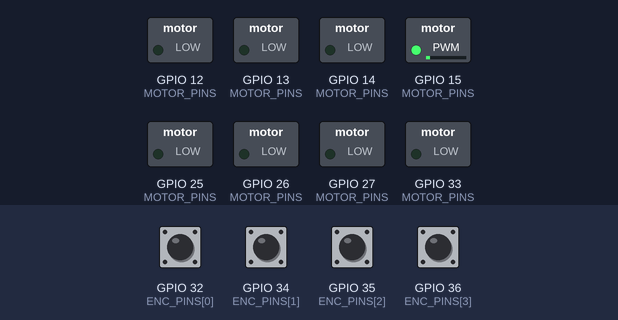
Recording of a program running on a simulated ESP32. Shown: switched loads named in the program (green lamp = pin HIGH). Inputs (shaded band) come from the test bench; at power-on: GPIO 32 (ENC_PINS[0]), GPIO 34 (ENC_PINS[1]), GPIO 35 (ENC_PINS[2]), GPIO 36 (ENC_PINS[3]) HIGH. What the program prints to the serial monitor is not drawn.

Above: at 11.5 s.
11.6 s: GPIO 32 (ENC_PINS[0]) pulsed LOW 5 times (0.12 s each, 0.3 s apart)
At 18.59 s:
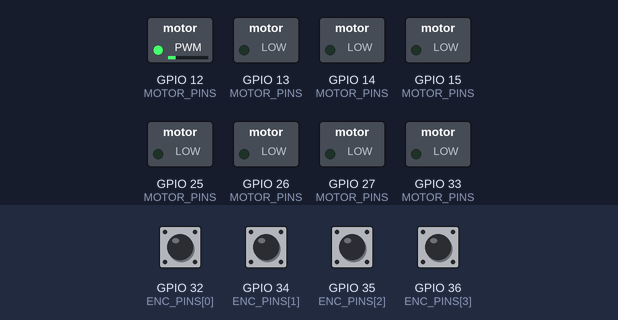
At 29.51 s:
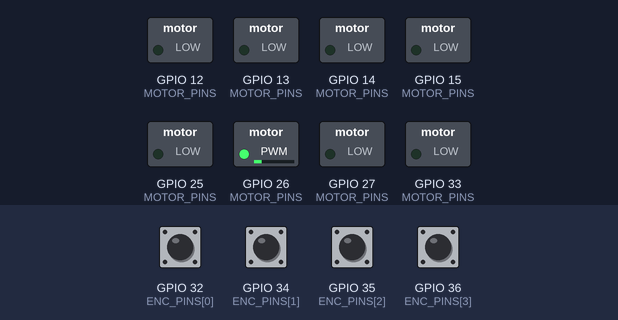
Timing chart, 0 to 44.8 s (numbered marks = the images above; inputs shaded):
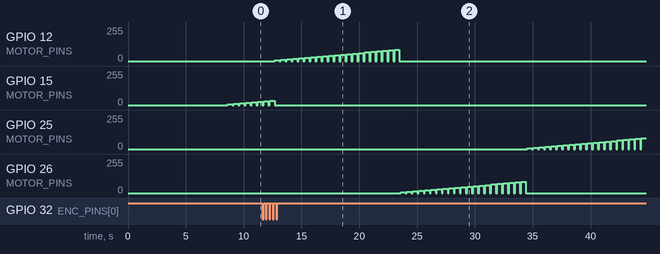

Measured:
- after the input at 11.6 s, GPIO 15 (MOTOR_PINS): goes on until 12.7 s, then stays 0/255

The program:

main.cpp
```cpp
/*
 * 麦轮小车 —— 编码器(仅A相) + 死区 自动测试 (ESP32)
 *
 * 前提（用户提供）：
 *   编码器只接了 A 相：FL=32, FR=34, DL=35, DR=36
 *   电机脚：FL(13,15) FR(12,14) DL(27,26) DR(25,33)
 *
 * 注意：34/35/36 无内部上拉。若编码器是开漏输出，需外接 ~10k 上拉到 3.3V。
 *       本程序第一步就是“静止噪声检查”，用来自动判断上拉够不够。
 *
 * 本程序自动跑：
 *   [1] 静止 3 秒，看每个轮编码器计数是否乱跳   -> 判断接线/上拉
 *   [2] 每个轮 正向死区扫描 (duty 从 0 递增，找最小能转起来的)
 *   [3] 每个轮 反向死区扫描
 * 仅 A 相 -> 只能得到“计数大小”，得不到方向增减符号。
 *
 * 复位后 5 秒开始（留时间给串口抓取）。
 * 完成后等待命令：r=重跑一遍  s=停止  h=帮助
 */

#include <Arduino.h>

static const char* WNAME[4] = {"FL", "FR", "DL", "DR"};

static const int MOTOR_PINS[4][2] = {
  {13, 15},  // FL
  {12, 14},  // FR
  {27, 26},  // DL
  {25, 33},  // DR
};

// 编码器 A 相
static const int ENC_PINS[4] = {32, 34, 35, 36};

// 让该轮“向前”转所需的 duty 符号（由方向检查得出：左− 右+）
static const int FWD_SIGN[4] = {-1, +1, -1, +1};

static const int PWM_FREQ = 1000;
static const int PWM_RES  = 8;

static const int NOISE_MS      = 3000;  // 静止观察时长
static const long NOISE_LIMIT  = 8;     // 超过此计数变化判为“噪声/悬空”
static const int DZ_MAX        = 84;    // 死区扫描上限
static const int DZ_STEP       = 4;
static const int DZ_WIN_MS     = 400;   // 每个 duty 观察窗口
static const long DZ_MOVE_CNT  = 3;     // 窗口内计数变化 >= 此值算“动了”

// ---------------- 编码器 ----------------
volatile long enc[4] = {0, 0, 0, 0};

void IRAM_ATTR isr0() { enc[0]++; }
void IRAM_ATTR isr1() { enc[1]++; }
void IRAM_ATTR isr2() { enc[2]++; }
void IRAM_ATTR isr3() { enc[3]++; }
static void (*ISRFN[4])() = {isr0, isr1, isr2, isr3};

static void setupEncoders() {
  for (int i = 0; i < 4; i++) {
    pinMode(ENC_PINS[i], INPUT_PULLUP);   // 34/35/36 上此项无效
    attachInterrupt(digitalPinToInterrupt(ENC_PINS[i]), ISRFN[i], CHANGE);
  }
}

static long readEnc(int w)  { noInterrupts(); long v = enc[w]; interrupts(); return v; }
static void clearEnc(int w) { noInterrupts(); enc[w] = 0;  interrupts(); }

// ---------------- 电机 ----------------
static void setupMotors() {
  for (int i = 0; i < 4; i++) {
    ledcSetup(i * 2,     PWM_FREQ, PWM_RES);
    ledcSetup(i * 2 + 1, PWM_FREQ, PWM_RES);
    ledcAttachPin(MOTOR_PINS[i][0], i * 2);
    ledcAttachPin(MOTOR_PINS[i][1], i * 2 + 1);
  }
}

static void setMotor(int w, int duty) {
  duty = constrain(duty, -255, 255);
  if (duty >= 0) { ledcWrite(w * 2, duty); ledcWrite(w * 2 + 1, 0);     }
  else           { ledcWrite(w * 2, 0);    ledcWrite(w * 2 + 1, -duty); }
}

static void stopAll() { for (int i = 0; i < 4; i++) setMotor(i, 0); }

// ---------------- 测试 ----------------
static bool noiseCheck() {
  Serial.println("\n[1] 静止噪声检查（3 秒，电机全停）...");
  stopAll();
  delay(600);
  for (int i = 0; i < 4; i++) clearEnc(i);
  delay(NOISE_MS);

  bool noisy = false;
  for (int i = 0; i < 4; i++) {
    long c = readEnc(i);
    bool bad = labs(c) > NOISE_LIMIT;
    if (bad) noisy = true;
    Serial.printf("    %s: 静止计数变化 = %4ld  %s\n",
                  WNAME[i], c, bad ? "<- 异常(悬空/缺上拉?)" : "ok");
  }
  if (noisy) {
    Serial.println("    >> 有轮子静止时乱跳。34/35/36 无内部上拉，");
    Serial.println("       请给这三个脚各加 ~10k 上拉到 3.3V，或改用带内部上拉的 GPIO。");
  }
  return !noisy;
}

// dir: +1=前进, -1=后退 ; 返回找到的最小 |duty|（0 = 未找到）
static int findDeadzone(int w, int dir) {
  for (int d = DZ_STEP; d <= DZ_MAX; d += DZ_STEP) {
    clearEnc(w);
    setMotor(w, dir * FWD_SIGN[w] * d);
    delay(DZ_WIN_MS);
    long c = readEnc(w);
    setMotor(w, 0);
    Serial.printf("    %s %s |duty|=%3d -> 计数 %4ld%s\n",
                  WNAME[w], dir > 0 ? "正向" : "反向", d, c,
                  labs(c) >= DZ_MOVE_CNT ? "  <== 动了" : "");
    if (labs(c) >= DZ_MOVE_CNT) return d;
    delay(120);
  }
  return 0;
}

static int dzF[4], dzR[4];

static void runAll() {
  Serial.println("\n\n########## 编码器 / 死区 自动测试 ##########");

  bool ok = noiseCheck();

  if (!ok) {
    Serial.println("\n[2][3] 静止噪声过大，死区结果会不可信 -> 跳过。");
    Serial.println("      请先加上拉电阻，再重跑（输入 r）。");
    return;
  }

  Serial.println("\n[2] 正向死区扫描（每个轮，duty 递增找最小起转值）");
  for (int i = 0; i < 4; i++) dzF[i] = findDeadzone(i, +1);

  Serial.println("\n[3] 反向死区扫描");
  for (int i = 0; i < 4; i++) dzR[i] = findDeadzone(i, -1);

  Serial.println("\n########## 结果汇总 ##########");
  Serial.println("轮   正向死区   反向死区");
  for (int i = 0; i < 4; i++) {
    Serial.printf("%s   %6d   %6d%s\n", WNAME[i], dzF[i], dzR[i],
                  (dzF[i] == 0 || dzR[i] == 0) ? "   (0=未找到)" : "");
  }
  Serial.println("##############################");
}

static void help() {
  Serial.println("\n命令: r=重跑全部测试  s=停止  h=帮助\n");
}

void setup() {
  Serial.begin(115200);
  setupMotors();
  setupEncoders();
  stopAll();
  Serial.println("\n\n=== 编码器/死区测试程序 ===");
  Serial.printf("编码器A: FL=%d FR=%d DL=%d DR=%d  (仅A相)\n",
                ENC_PINS[0], ENC_PINS[1], ENC_PINS[2], ENC_PINS[3]);
  help();
  Serial.println("5 秒后自动开始，请勿触碰小车 ...");
  delay(5000);
  runAll();
  Serial.println("\n== 测试完成。r=重跑 ==\n");
}

void loop() {
  if (!Serial.available()) return;
  char c = Serial.read();
  while (Serial.available()) Serial.read();
  if (c == 'r' || c == 'R') runAll();
  else if (c == 's' || c == 'S') { stopAll(); Serial.println("[stop]"); }
  else if (c == 'h' || c == 'H') help();
}
```
